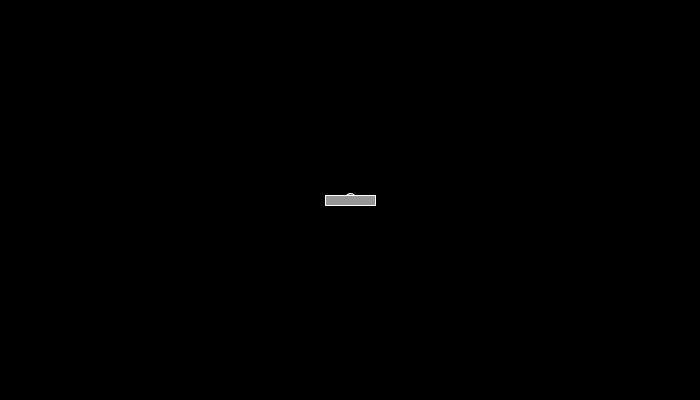
Frame 1 (no input)
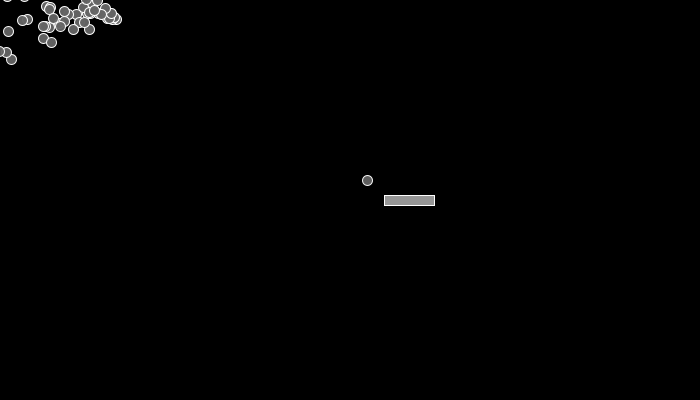
Frame 60 (the mouse pressed at the canvas centre just before this capture)
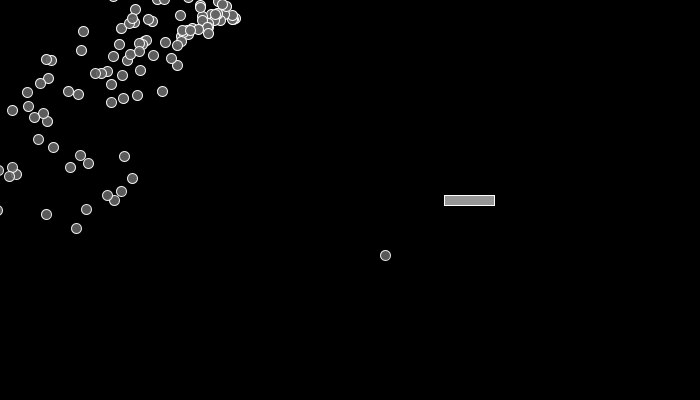
Frame 120 (the mouse held since frame 60 and released just before this capture)

The Processing sketch that drew these frames (run headless with seeded random() and noise(); from frame 60 on, the mouse is pressed at the canvas centre):

// Processing sketch: processing_41466
// ── processing_41466.pde

ParticleSystem ps;
int partx = 0;
int party = 20;
int direction = 2;
int rectx;
int recty;
int rectwidth = 50;
int rectheight = 10;

void setup() {
  size(700, 400);

  rectx = width/2;
  recty = height/2;

  colorMode(RGB, 255, 255, 255, 100);
  ps = new ParticleSystem(1, new PVector(width/2, height/2, 0));
  smooth();
}

void draw() {
  background(0);
  ps.run();
  ps.addParticle(partx, party);
  partx = partx + direction;

  //  if (partx > 699) {
  //    partx = partx - 2;
  //  }
  stroke(255);
  fill(150);
  rectMode(CENTER);
  rect(rectx, recty, rectwidth, rectheight);

  rectx = (rectx+1)%width;

  if (partx > width) {
    direction = -2;
  }
  if (partx < 0) {
    direction = 2;
  }
}
//bar



// A class to describe a group of Particles
// An ArrayList is used to manage the list of Particles 

class ParticleSystem {

  ArrayList particles;    // An arraylist for all the particles
  PVector origin;        // An origin point for where particles are born

    ParticleSystem(int num, PVector v) {
    particles = new ArrayList();              // Initialize the arraylist
    origin = v.get();                        // Store the origin point
    for (int i = 0; i < num; i++) {
      particles.add(new Particle(origin));    // Add "num" amount of particles to the arraylist
    }
  }

  void run() {
    // Cycle through the ArrayList backwards b/c we are deleting
    for (int i = particles.size()-1; i >= 0; i--) {
      Particle p = (Particle) particles.get(i);
      p.run();
      if (p.dead()) {
        particles.remove(i);
      }
    }
  }

  void addParticle() {
    particles.add(new Particle(origin));
  }

  void addParticle(float x, float y) {
    particles.add(new Particle(new PVector(x, y)));
  }

  void addParticle(Particle p) {
    particles.add(p);
  }

  // A method to test if the particle system still has particles
  boolean dead() {
    if (particles.isEmpty()) {
      return true;
    } 
    else {
      return false;
    }
  }
}

// A simple Particle class

class Particle {
  PVector loc;
  PVector vel;
  PVector acc;
  float r;
  float timer;

  // Another constructor (the one we are using here)
  Particle(PVector l) {
    acc = new PVector(0, 0.05, 0);
    vel = new PVector(random(-1, 1), random(-2, 0), 0);
    loc = l.get();
    r = 10.0;
    timer = 100.0;
  }

  void run() {
    update();
    render();
  }

  // Method to update location
  void update() {
    vel.add(acc);
    loc.add(vel);
    timer -= 0.1;

    if (loc.x > rectx - rectwidth/2 && loc.x < rectx + rectwidth/2 && loc.y > recty - rectheight/2 && loc.y < recty + rectheight/2) {
      vel.y = -vel.y;
    }
  }

  // Method to display
  void render() {
    ellipseMode(CENTER);
    stroke(255, timer);
    fill(100, timer);
    ellipse(loc.x, loc.y, r, r);
    //   displayVector(vel, loc.x, loc.y, 10);
  }

  // Is the particle still useful?
  boolean dead() {
    if (timer <= 0.0) {
      return true;
    } 
    else {
      return false;
    }
  }
}
